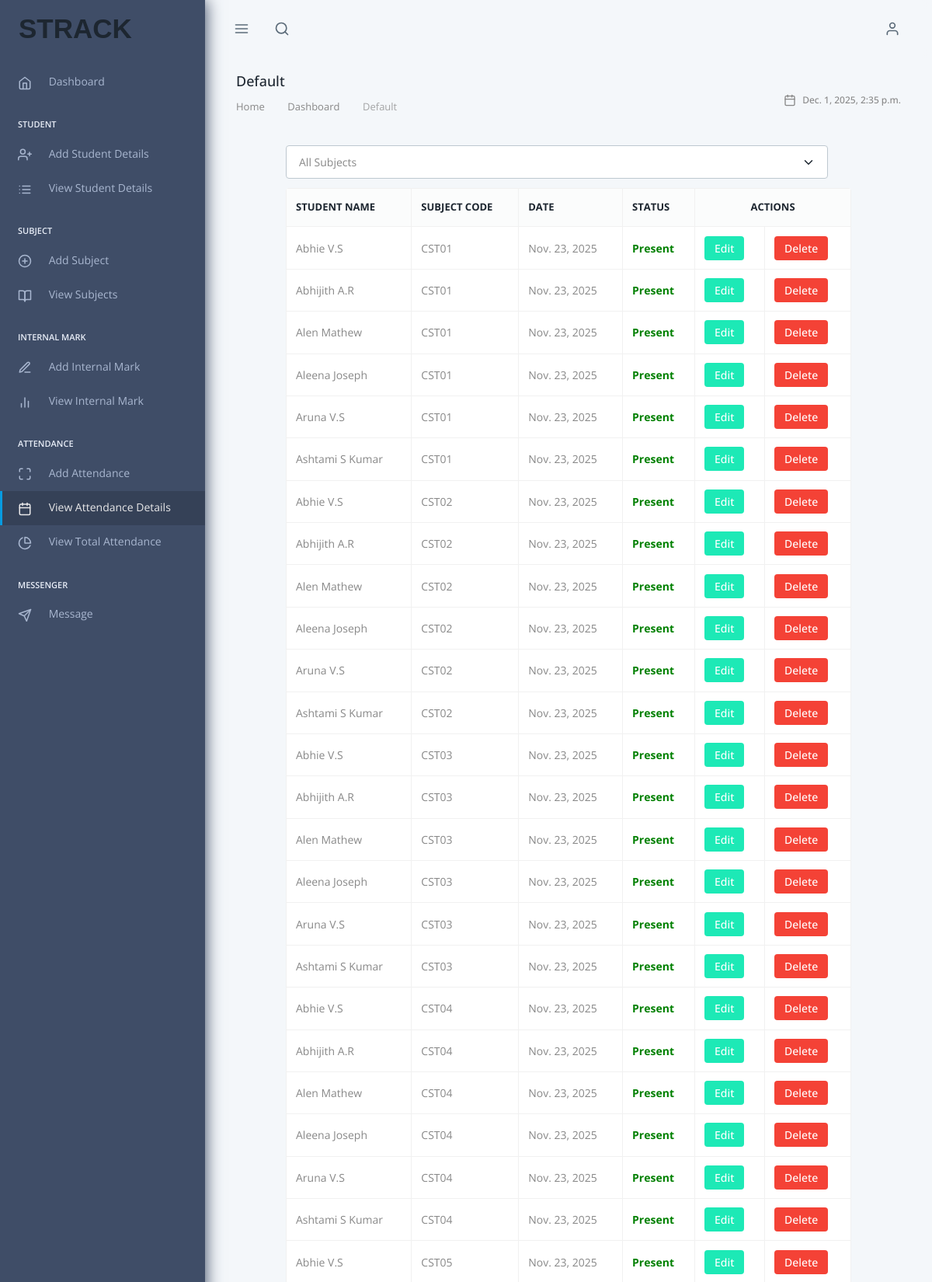
The app's page /TeacherAdmin/Displayattendancepage/ (upper part) with its own data.
### TeacherApp/models.py (models this page shows, shortened)
class Attendancedb(models.Model):
    Student = models.ForeignKey(Studentdb, on_delete=models.CASCADE)
    Subject = models.ForeignKey(Subjectdb, on_delete=models.CASCADE)
    Date = models.DateField(default=date.today)
    Status = models.CharField(max_length=10, default="Absent", choices=[("Present", "Present"),
                                                                        ("Absent", "Absent")])

class Studentdb(models.Model):
    Student_name = models.CharField(max_length=30, null=True, blank=True)
    Student_rollno = models.IntegerField(null=True, blank=True)
    Student_regid = models.CharField(max_length=30, null=True, blank=True)
    Student_batch = models.CharField(max_length=30, null=True, blank=True)
    Student_sem = models.CharField(max_length=30, null=True, blank=True)
    Student_duration = models.CharField(max_length=30, null=True, blank=True)
    Student_phone = models.IntegerField(null=True, blank=True)
    Student_prof = models.ImageField(upload_to="Student Profile Image", null=True, blank=True)
    Student_password = models.CharField(max_length=10, null=True, blank=True)

class Subjectdb(models.Model):
    Subject_name = models.CharField(max_length=30, null=True, blank=True)
    Subject_code = models.CharField(max_length=30, null=True, blank=True)
    Subject_teacher = models.CharField(max_length=30, null=True, blank=True)
    Subject_sem = models.CharField(max_length=30, null=True, blank=True)
    Subject_dep = models.CharField(max_length=30, null=True, blank=True)

### TeacherApp/views.py (the view)
# urls.py: path('Displayattendancepage/', views.Displayattendancepage, name="Displayattendancepage"),
def Displayattendancepage(request):
    subject_id = request.GET.get("subject")
    if subject_id:
        data = Attendancedb.objects.filter(Subject_id=subject_id)
    else:
        data = Attendancedb.objects.all()
    date = datetime.datetime.now()
    subjects = Subjectdb.objects.all()
    return render(request, "displayattendance.html",
                  {'date': date, 'data': data, 'subject_id': subject_id, 'subjects': subjects})

### TeacherApp/templates/displayattendance.html (shortened to what this page needs)
{% extends 'index.html' %}
{% load static %}
{% block content %}
<div class="container mt-5">
    <form method="get" class="mb-3">
        <div class="justify-content-between align-items-center" style="display:flex; gap:30px;">
            <div style="flex:1; width:1000px;">
                <select name="subject" class="form-select" onchange="this.form.submit()">
                    <option value="">All Subjects</option>
                </select>
            </div>
        </div>
    </form>
    <div class="table-responsive shadow-sm p-3 bg-white rounded">
        <table class="table table-bordered table-hover align-middle">
            <thead class="table-dark">
            <tr>
                <th>Student Name</th>
                <th>Subject Code</th>
                <th>Date</th>
                <th>Status</th>
                <th colspan="2" style="text-align:center;">Actions</th>
            </tr>
            </thead>
            <tbody>
            {% for i in data %}
            <tr>
                <td>{{ i.Student.Student_name }}</td>
                <td>{{ i.Subject.Subject_code }}</td>
                <td>{{ i.Date }}</td>
                <td>
                    {% if i.Status == "Present" %}
                    <span style="color:Green;  font-weight:bold;">Present</span>
                    {% else %}
                    <span style="color:Red;  font-weight:bold;">Absent</span>
                    {% endif %}
                </td>
                <td>
                    <a href="{% url 'Editattendancepage' a_id=i.id %}">
                        <button class="btn btn-success btn-sm px-3">Edit</button>
                    </a>
                </td>
                <td>
                    <a href="{% url 'deleteattendance' a_id=i.id %}"
                       onclick="return confirm('Are you sure you want to delete this attendance record?');">
                        <button class="btn btn-danger btn-sm px-3">Delete</button>
                    </a>
                </td>
            </tr>
            {% empty %}
            <tr>
                <td colspan="6" class="text-center text-muted">No Attendance Records Found</td>
            </tr>
            {% endfor %}
            </tbody>
        </table>
    </div>
</div>
{% endblock %}

### records on screen
Attendancedb: Student.Student_name "Abhie V.S", Subject.Subject_code "CST01", Date "Nov. 23, 2025", Status "Present"
Attendancedb: Student.Student_name "Abhijith A.R", Subject.Subject_code "CST01", Date "Nov. 23, 2025", Status "Present"
Attendancedb: Student.Student_name "Alen Mathew", Subject.Subject_code "CST01", Date "Nov. 23, 2025", Status "Present"
Attendancedb: Student.Student_name "Aleena Joseph", Subject.Subject_code "CST01", Date "Nov. 23, 2025", Status "Present"
Attendancedb: Student.Student_name "Aruna V.S", Subject.Subject_code "CST01", Date "Nov. 23, 2025", Status "Present"
Attendancedb: Student.Student_name "Ashtami S Kumar", Subject.Subject_code "CST01", Date "Nov. 23, 2025", Status "Present"
Attendancedb: Student.Student_name "Abhie V.S", Subject.Subject_code "CST02", Date "Nov. 23, 2025", Status "Present"
Attendancedb: Student.Student_name "Abhijith A.R", Subject.Subject_code "CST02", Date "Nov. 23, 2025", Status "Present"
Attendancedb: Student.Student_name "Alen Mathew", Subject.Subject_code "CST02", Date "Nov. 23, 2025", Status "Present"
Attendancedb: Student.Student_name "Aleena Joseph", Subject.Subject_code "CST02", Date "Nov. 23, 2025", Status "Present"
Attendancedb: Student.Student_name "Aruna V.S", Subject.Subject_code "CST02", Date "Nov. 23, 2025", Status "Present"
Attendancedb: Student.Student_name "Ashtami S Kumar", Subject.Subject_code "CST02", Date "Nov. 23, 2025", Status "Present"
Attendancedb: Student.Student_name "Abhie V.S", Subject.Subject_code "CST03", Date "Nov. 23, 2025", Status "Present"
Attendancedb: Student.Student_name "Abhijith A.R", Subject.Subject_code "CST03", Date "Nov. 23, 2025", Status "Present"
Attendancedb: Student.Student_name "Alen Mathew", Subject.Subject_code "CST03", Date "Nov. 23, 2025", Status "Present"
Attendancedb: Student.Student_name "Aleena Joseph", Subject.Subject_code "CST03", Date "Nov. 23, 2025", Status "Present"
Attendancedb: Student.Student_name "Aruna V.S", Subject.Subject_code "CST03", Date "Nov. 23, 2025", Status "Present"
Attendancedb: Student.Student_name "Ashtami S Kumar", Subject.Subject_code "CST03", Date "Nov. 23, 2025", Status "Present"
Attendancedb: Student.Student_name "Abhie V.S", Subject.Subject_code "CST04", Date "Nov. 23, 2025", Status "Present"
Attendancedb: Student.Student_name "Abhijith A.R", Subject.Subject_code "CST04", Date "Nov. 23, 2025", Status "Present"
Attendancedb: Student.Student_name "Alen Mathew", Subject.Subject_code "CST04", Date "Nov. 23, 2025", Status "Present"
Attendancedb: Student.Student_name "Aleena Joseph", Subject.Subject_code "CST04", Date "Nov. 23, 2025", Status "Present"
Attendancedb: Student.Student_name "Aruna V.S", Subject.Subject_code "CST04", Date "Nov. 23, 2025", Status "Present"
Attendancedb: Student.Student_name "Ashtami S Kumar", Subject.Subject_code "CST04", Date "Nov. 23, 2025", Status "Present"
Attendancedb: Student.Student_name "Abhie V.S", Subject.Subject_code "CST05", Date "Nov. 23, 2025", Status "Present"
